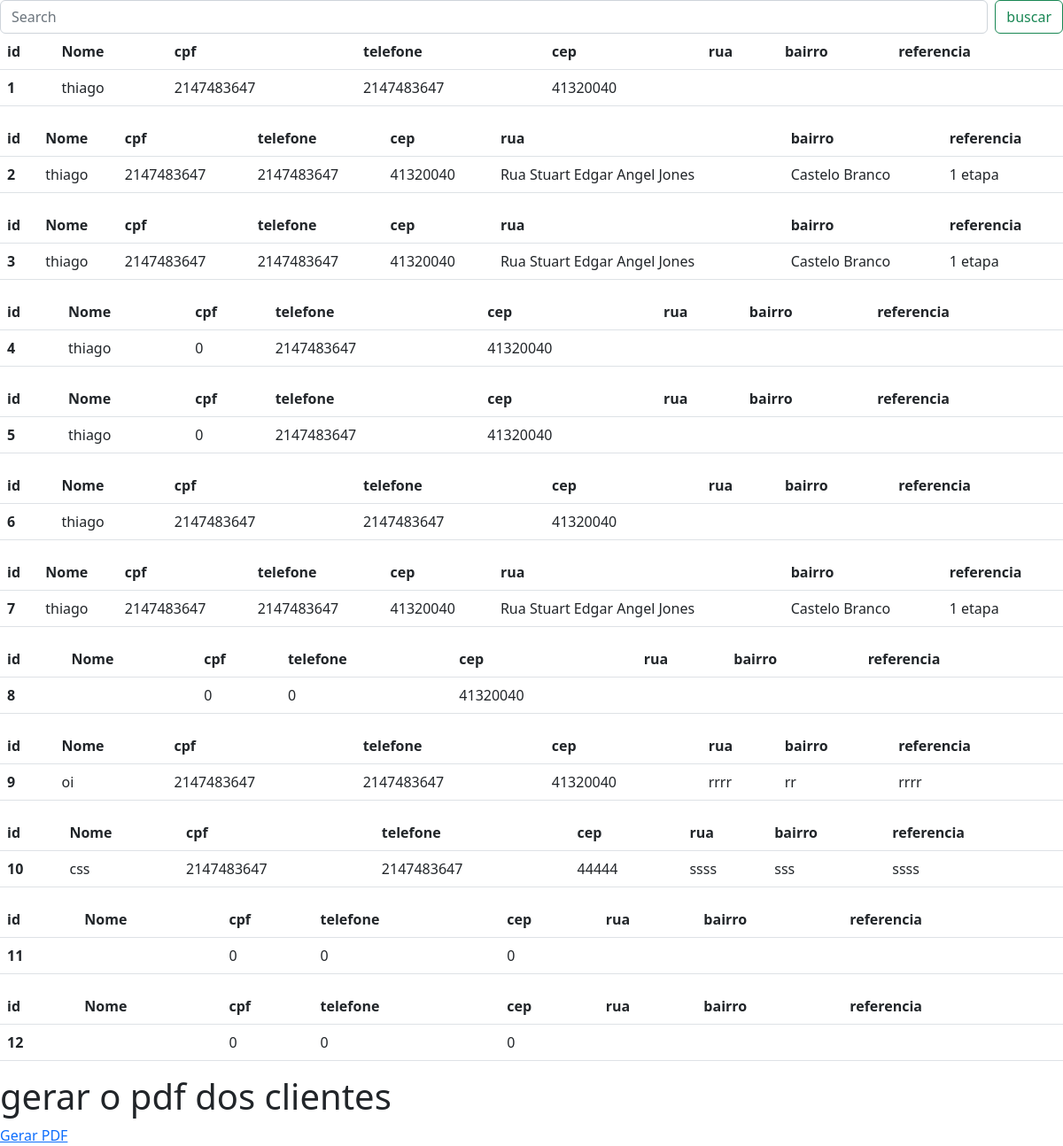
The app's page /painel.php with its own data.
### tables this page shows
CREATE TABLE `usuario` (
  `id` int(11) NOT NULL,
  `nome` varchar(100) NOT NULL,
  `cpf` int(11) NOT NULL,
  `telefone` int(11) NOT NULL,
  `cep` int(8) NOT NULL,
  `rua` varchar(200) NOT NULL,
  `bairro` varchar(20) NOT NULL,
  `referencia` varchar(200) NOT NULL
);

### painel.php (the view, shortened to what this page needs)
<?php
include ('conn.php');
$stmt = $conn->prepare('SELECT id, nome, cpf, telefone, cep, rua, bairro, referencia FROM usuario');
$stmt->execute();
$results = $stmt->fetchALL(PDO::FETCH_ASSOC);
?>
<!DOCTYPE html>
<html lang="pt-br">
<head>
    <link href="https://cdn.jsdelivr.net/npm/bootstrap@5.2.3/dist/css/bootstrap.min.css" rel="stylesheet">
</head>
<body>
    <nav>
        <form action="buscar.php" class="d-flex" role="search">
        <input class="form-control me-2" type="search" placeholder="Search" aria-label="Search" name="busca">
        <button class="btn btn-outline-success" type="submit">buscar</button>
      </form>
    </nav>
<?php foreach($results as $usuario): ?>
<table class="table">
  <thead>
    <tr>
      <th scope="col">id</th>
      <th scope="col">Nome</th>
      <th scope="col">cpf</th>
      <th scope="col">telefone</th>
      <th scope="col">cep</th>
      <th scope="col">rua</th>
      <th scope="col">bairro</th>
      <th scope="col">referencia</th>
    </tr>
  </thead>
  <tbody>
    <tr>
      <th scope="row"><?= $usuario["id"]?></th>
      <td><?= $usuario["nome"] ?></td>
      <td><?= $usuario["cpf"]?></td>
      <td><?= $usuario["telefone"]?></td>
      <td><?= $usuario["cep"]?></td>
      <td><?= $usuario["rua"]?></td>
      <td><?= $usuario["bairro"]?></td>
      <td><?= $usuario["referencia"]?></td>
    </tr>
  </tbody>
</table>
        <?php endforeach; ?>
        <h1>gerar o pdf dos clientes</h1>
<a href="gerar_pdf.php">Gerar PDF</a>
</body>
</html>

### records on screen
usuario: id "1", nome "thiago", cpf "2147483647", telefone "2147483647", cep "41320040"
usuario: id "2", nome "thiago", cpf "2147483647", telefone "2147483647", cep "41320040", rua "Rua Stuart Edgar Angel Jones", bairro "Castelo Branco", referencia "1 etapa"
usuario: id "3", nome "thiago", cpf "2147483647", telefone "2147483647", cep "41320040", rua "Rua Stuart Edgar Angel Jones", bairro "Castelo Branco", referencia "1 etapa"
usuario: id "4", nome "thiago", cpf "0", telefone "2147483647", cep "41320040"
usuario: id "5", nome "thiago", cpf "0", telefone "2147483647", cep "41320040"
usuario: id "6", nome "thiago", cpf "2147483647", telefone "2147483647", cep "41320040"
usuario: id "7", nome "thiago", cpf "2147483647", telefone "2147483647", cep "41320040", rua "Rua Stuart Edgar Angel Jones", bairro "Castelo Branco", referencia "1 etapa"
usuario: id "8", cpf "0", telefone "0", cep "41320040"
usuario: id "9", nome "oi", cpf "2147483647", telefone "2147483647", cep "41320040", rua "rrrr", bairro "rr", referencia "rrrr"
usuario: id "10", nome "css", cpf "2147483647", telefone "2147483647", cep "44444", rua "ssss", bairro "sss", referencia "ssss"
usuario: id "11", cpf "0", telefone "0", cep "0"
usuario: id "12", cpf "0", telefone "0", cep "0"
